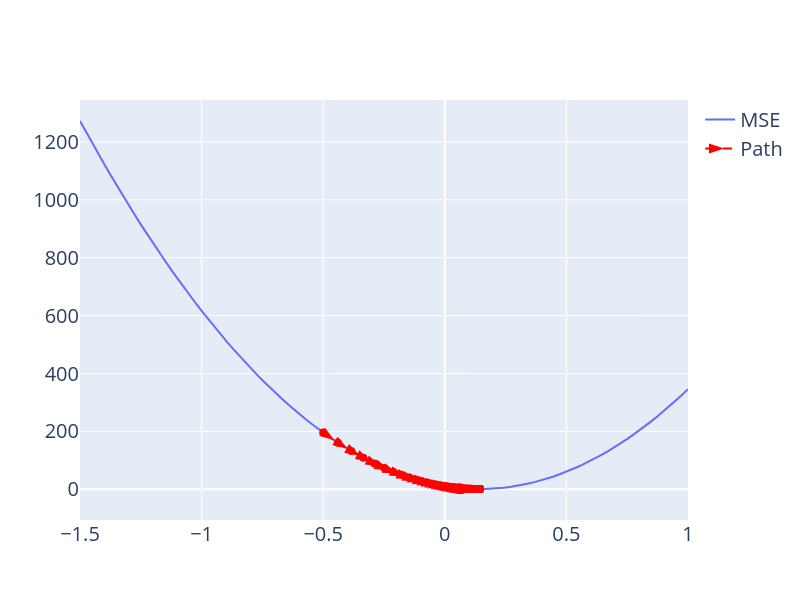

The notebook cell this image was saved under:
### Markdown cell above
Now, we can apply gradient descent to select a value for $\theta_1$.

### Code cell
trajectory = gradient_descent(deriv_mse_single_arg, initial_guess=-0.5, alpha=0.0001, T=100)
print(f"Final guess for theta_1: {trajectory[-1]}")
plot_steps(trajectory,  mse_single_arg,  mse_line)
